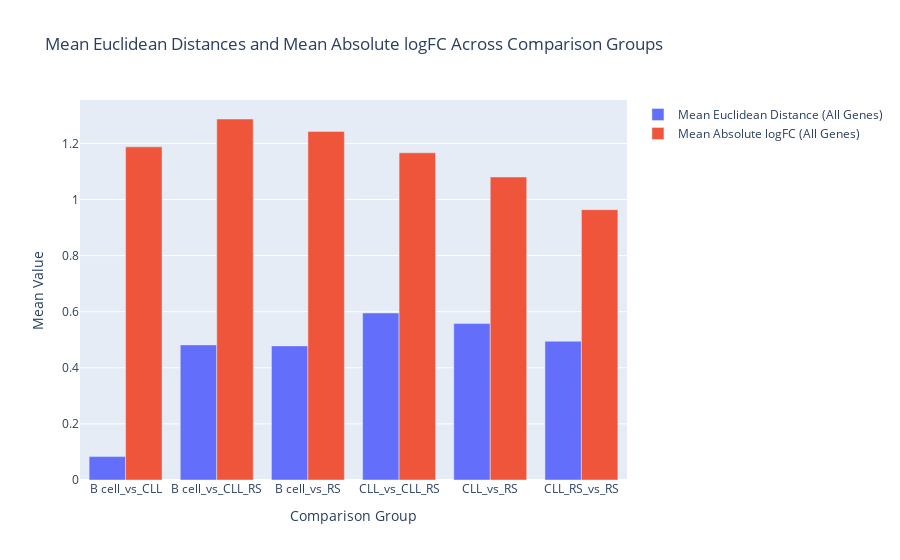

Notebook source saved alongside this figure:
### Code cell
# Example usage
plot_mean_euclidean_and_logfc(mean_df_min)

### Figure 1 — Plotly figure (JSON) as saved in the notebook; plotly's stock layout.template omitted (floating-point values rounded to 4 significant figures)
{"data": [{"name": "Mean Euclidean Distance (All Genes)", "type": "bar", "x": ["B cell_vs_CLL", "B cell_vs_CLL_RS", "B cell_vs_RS", "CLL_vs_CLL_RS", "CLL_vs_RS", "CLL_RS_vs_RS"], "y": [0.08351, 0.4817, 0.4781, 0.5955, 0.5577, 0.4948]}, {"name": "Mean Absolute logFC (All Genes)", "type": "bar", "x": ["B cell_vs_CLL", "B cell_vs_CLL_RS", "B cell_vs_RS", "CLL_vs_CLL_RS", "CLL_vs_RS", "CLL_RS_vs_RS"], "y": [1.188, 1.287, 1.243, 1.167, 1.08, 0.9638]}], "layout": {"barmode": "group", "title": {"text": "Mean Euclidean Distances and Mean Absolute logFC Across Comparison Groups"}, "xaxis": {"title": {"text": "Comparison Group"}}, "yaxis": {"title": {"text": "Mean Value"}}}}
